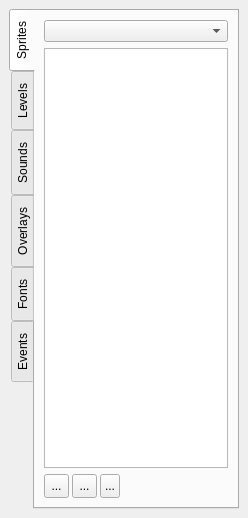
<?xml version="1.0" encoding="UTF-8"?>
<ui version="4.0">
 <class>CToolBoxDock</class>
 <widget class="QDockWidget" name="CToolBoxDock">
  <property name="geometry">
   <rect>
    <x>0</x>
    <y>0</y>
    <width>248</width>
    <height>518</height>
   </rect>
  </property>
  <property name="minimumSize">
   <size>
    <width>169</width>
    <height>224</height>
   </size>
  </property>
  <property name="font">
   <font>
    <kerning>false</kerning>
   </font>
  </property>
  <property name="mouseTracking">
   <bool>false</bool>
  </property>
  <property name="floating">
   <bool>false</bool>
  </property>
  <property name="features">
   <set>QDockWidget::AllDockWidgetFeatures</set>
  </property>
  <property name="windowTitle">
   <string>Builder ToolBox</string>
  </property>
  <widget class="QWidget" name="dockWidgetContents">
   <layout class="QVBoxLayout" name="verticalLayout_2">
    <item>
     <widget class="QTabWidget" name="tabWidget">
      <property name="focusPolicy">
       <enum>Qt::TabFocus</enum>
      </property>
      <property name="contextMenuPolicy">
       <enum>Qt::CustomContextMenu</enum>
      </property>
      <property name="tabPosition">
       <enum>QTabWidget::West</enum>
      </property>
      <property name="currentIndex">
       <number>0</number>
      </property>
      <widget class="QWidget" name="tab_sprites">
       <attribute name="title">
        <string>Sprites</string>
       </attribute>
       <layout class="QVBoxLayout" name="verticalLayout">
        <item>
         <widget class="QComboBox" name="cbFilterSprites"/>
        </item>
        <item>
         <widget class="CWSpriteList" name="treeObjects">
          <property name="toolTip">
           <string>This is a list of all the sprites contained in your game. 
Double-click on the one you want to edit.</string>
          </property>
          <property name="autoFillBackground">
           <bool>false</bool>
          </property>
          <property name="styleSheet">
           <string notr="true">font: 7pt &quot;Arial, Sans Serif&quot;;</string>
          </property>
          <property name="verticalScrollBarPolicy">
           <enum>Qt::ScrollBarAsNeeded</enum>
          </property>
          <property name="horizontalScrollBarPolicy">
           <enum>Qt::ScrollBarAlwaysOff</enum>
          </property>
          <property name="editTriggers">
           <set>QAbstractItemView::NoEditTriggers</set>
          </property>
          <property name="tabKeyNavigation">
           <bool>true</bool>
          </property>
          <property name="dragDropMode">
           <enum>QAbstractItemView::DragOnly</enum>
          </property>
          <property name="alternatingRowColors">
           <bool>true</bool>
          </property>
          <property name="uniformRowHeights">
           <bool>true</bool>
          </property>
          <property name="sortingEnabled">
           <bool>false</bool>
          </property>
          <property name="headerHidden">
           <bool>true</bool>
          </property>
          <attribute name="headerVisible">
           <bool>false</bool>
          </attribute>
          <attribute name="headerDefaultSectionSize">
           <number>150</number>
          </attribute>
          <column>
           <property name="text">
            <string notr="true">1</string>
           </property>
          </column>
         </widget>
        </item>
        <item>
         <widget class="QWidget" name="groupSprites" native="true">
          <property name="minimumSize">
           <size>
            <width>60</width>
            <height>24</height>
           </size>
          </property>
          <widget class="QToolButton" name="btnDeleteSprite">
           <property name="geometry">
            <rect>
             <x>56</x>
             <y>0</y>
             <width>20</width>
             <height>24</height>
            </rect>
           </property>
           <property name="toolTip">
            <string>Delete Sprite</string>
           </property>
           <property name="text">
            <string>...</string>
           </property>
           <property name="icon">
            <iconset resource="lgck-builder.qrc">
             <normaloff>:/images/minus.png</normaloff>:/images/minus.png</iconset>
           </property>
          </widget>
          <widget class="QToolButton" name="btnAddSprite">
           <property name="geometry">
            <rect>
             <x>0</x>
             <y>0</y>
             <width>25</width>
             <height>24</height>
            </rect>
           </property>
           <property name="toolTip">
            <string>Add New Sprite</string>
           </property>
           <property name="text">
            <string>...</string>
           </property>
           <property name="icon">
            <iconset resource="lgck-builder.qrc">
             <normaloff>:/images/plus.png</normaloff>:/images/plus.png</iconset>
           </property>
          </widget>
          <widget class="QToolButton" name="btnCopySprite">
           <property name="geometry">
            <rect>
             <x>28</x>
             <y>0</y>
             <width>25</width>
             <height>24</height>
            </rect>
           </property>
           <property name="toolTip">
            <string>Copy Sprite</string>
           </property>
           <property name="text">
            <string>...</string>
           </property>
           <property name="icon">
            <iconset resource="lgck-builder.qrc">
             <normaloff>:/images/plusplus.png</normaloff>:/images/plusplus.png</iconset>
           </property>
          </widget>
         </widget>
        </item>
       </layout>
      </widget>
      <widget class="QWidget" name="tab_levels">
       <attribute name="title">
        <string>Levels</string>
       </attribute>
       <layout class="QGridLayout" name="gridLayout_5">
        <item row="0" column="0">
         <widget class="QTreeWidget" name="treeLevels">
          <property name="toolTip">
           <string>This is a list of all the levels contained in your game. 
Double-click on the one you want to edit.</string>
          </property>
          <property name="verticalScrollBarPolicy">
           <enum>Qt::ScrollBarAsNeeded</enum>
          </property>
          <property name="horizontalScrollBarPolicy">
           <enum>Qt::ScrollBarAlwaysOff</enum>
          </property>
          <property name="editTriggers">
           <set>QAbstractItemView::NoEditTriggers</set>
          </property>
          <property name="tabKeyNavigation">
           <bool>true</bool>
          </property>
          <property name="alternatingRowColors">
           <bool>true</bool>
          </property>
          <property name="uniformRowHeights">
           <bool>true</bool>
          </property>
          <property name="sortingEnabled">
           <bool>false</bool>
          </property>
          <property name="headerHidden">
           <bool>true</bool>
          </property>
          <attribute name="headerVisible">
           <bool>false</bool>
          </attribute>
          <attribute name="headerDefaultSectionSize">
           <number>150</number>
          </attribute>
          <column>
           <property name="text">
            <string notr="true">1</string>
           </property>
          </column>
         </widget>
        </item>
        <item row="1" column="0">
         <widget class="QWidget" name="groupSounds" native="true">
          <property name="minimumSize">
           <size>
            <width>60</width>
            <height>24</height>
           </size>
          </property>
          <widget class="QToolButton" name="btnDeleteLevel">
           <property name="geometry">
            <rect>
             <x>30</x>
             <y>0</y>
             <width>20</width>
             <height>24</height>
            </rect>
           </property>
           <property name="toolTip">
            <string>Delete Level</string>
           </property>
           <property name="text">
            <string>...</string>
           </property>
           <property name="icon">
            <iconset resource="lgck-builder.qrc">
             <normaloff>:/images/minus.png</normaloff>:/images/minus.png</iconset>
           </property>
          </widget>
          <widget class="QToolButton" name="btnAddLevel">
           <property name="geometry">
            <rect>
             <x>0</x>
             <y>0</y>
             <width>25</width>
             <height>24</height>
            </rect>
           </property>
           <property name="toolTip">
            <string>Add New Level</string>
           </property>
           <property name="text">
            <string>...</string>
           </property>
           <property name="icon">
            <iconset resource="lgck-builder.qrc">
             <normaloff>:/images/plus.png</normaloff>:/images/plus.png</iconset>
           </property>
          </widget>
         </widget>
        </item>
       </layout>
      </widget>
      <widget class="QWidget" name="tab_sounds">
       <attribute name="title">
        <string>Sounds</string>
       </attribute>
       <layout class="QGridLayout" name="gridLayout_7">
        <item row="0" column="0">
         <widget class="QTreeWidget" name="treeSounds">
          <property name="toolTip">
           <string>This is a list of all the sounds contained in your game. 
Double-click on the one you want to edit.</string>
          </property>
          <property name="verticalScrollBarPolicy">
           <enum>Qt::ScrollBarAsNeeded</enum>
          </property>
          <property name="horizontalScrollBarPolicy">
           <enum>Qt::ScrollBarAlwaysOff</enum>
          </property>
          <property name="editTriggers">
           <set>QAbstractItemView::NoEditTriggers</set>
          </property>
          <property name="tabKeyNavigation">
           <bool>true</bool>
          </property>
          <property name="alternatingRowColors">
           <bool>true</bool>
          </property>
          <property name="uniformRowHeights">
           <bool>true</bool>
          </property>
          <property name="sortingEnabled">
           <bool>false</bool>
          </property>
          <property name="headerHidden">
           <bool>true</bool>
          </property>
          <attribute name="headerVisible">
           <bool>false</bool>
          </attribute>
          <attribute name="headerDefaultSectionSize">
           <number>150</number>
          </attribute>
          <column>
           <property name="text">
            <string notr="true">1</string>
           </property>
          </column>
         </widget>
        </item>
        <item row="1" column="0">
         <widget class="QWidget" name="groupSounds_2" native="true">
          <property name="minimumSize">
           <size>
            <width>60</width>
            <height>24</height>
           </size>
          </property>
          <widget class="QToolButton" name="btnDeleteSound">
           <property name="geometry">
            <rect>
             <x>30</x>
             <y>0</y>
             <width>20</width>
             <height>24</height>
            </rect>
           </property>
           <property name="acceptDrops">
            <bool>false</bool>
           </property>
           <property name="toolTip">
            <string>Delete Sound</string>
           </property>
           <property name="text">
            <string>...</string>
           </property>
           <property name="icon">
            <iconset resource="lgck-builder.qrc">
             <normaloff>:/images/minus.png</normaloff>:/images/minus.png</iconset>
           </property>
          </widget>
          <widget class="QToolButton" name="btnAddSound">
           <property name="geometry">
            <rect>
             <x>0</x>
             <y>0</y>
             <width>25</width>
             <height>24</height>
            </rect>
           </property>
           <property name="toolTip">
            <string>Add New Sound</string>
           </property>
           <property name="text">
            <string>...</string>
           </property>
           <property name="icon">
            <iconset resource="lgck-builder.qrc">
             <normaloff>:/images/plus.png</normaloff>:/images/plus.png</iconset>
           </property>
          </widget>
         </widget>
        </item>
       </layout>
      </widget>
      <widget class="QWidget" name="tabDisplays">
       <property name="layoutDirection">
        <enum>Qt::LeftToRight</enum>
       </property>
       <attribute name="title">
        <string>Overlays</string>
       </attribute>
       <layout class="QGridLayout" name="gridLayout_11">
        <item row="0" column="0">
         <widget class="QTreeWidget" name="treeDisplays">
          <property name="contextMenuPolicy">
           <enum>Qt::CustomContextMenu</enum>
          </property>
          <property name="toolTip">
           <string>This is a list of all the overlays contained in your game. 
Double-click on the one you want to edit.</string>
          </property>
          <property name="layoutDirection">
           <enum>Qt::LeftToRight</enum>
          </property>
          <property name="verticalScrollBarPolicy">
           <enum>Qt::ScrollBarAsNeeded</enum>
          </property>
          <property name="horizontalScrollBarPolicy">
           <enum>Qt::ScrollBarAlwaysOff</enum>
          </property>
          <property name="editTriggers">
           <set>QAbstractItemView::NoEditTriggers</set>
          </property>
          <property name="tabKeyNavigation">
           <bool>true</bool>
          </property>
          <property name="alternatingRowColors">
           <bool>true</bool>
          </property>
          <property name="uniformRowHeights">
           <bool>true</bool>
          </property>
          <property name="sortingEnabled">
           <bool>false</bool>
          </property>
          <property name="headerHidden">
           <bool>true</bool>
          </property>
          <attribute name="headerVisible">
           <bool>false</bool>
          </attribute>
          <attribute name="headerDefaultSectionSize">
           <number>150</number>
          </attribute>
          <column>
           <property name="text">
            <string notr="true">1</string>
           </property>
          </column>
         </widget>
        </item>
        <item row="1" column="0">
         <widget class="QWidget" name="groupDisplays" native="true">
          <property name="minimumSize">
           <size>
            <width>60</width>
            <height>24</height>
           </size>
          </property>
          <widget class="QToolButton" name="btnDeleteDisplay">
           <property name="geometry">
            <rect>
             <x>30</x>
             <y>0</y>
             <width>20</width>
             <height>24</height>
            </rect>
           </property>
           <property name="toolTip">
            <string>Delete Display</string>
           </property>
           <property name="text">
            <string>...</string>
           </property>
           <property name="icon">
            <iconset resource="lgck-builder.qrc">
             <normaloff>:/images/minus.png</normaloff>:/images/minus.png</iconset>
           </property>
          </widget>
          <widget class="QToolButton" name="btnAddDisplay">
           <property name="geometry">
            <rect>
             <x>0</x>
             <y>0</y>
             <width>25</width>
             <height>24</height>
            </rect>
           </property>
           <property name="toolTip">
            <string>Add New Display</string>
           </property>
           <property name="text">
            <string>...</string>
           </property>
           <property name="icon">
            <iconset resource="lgck-builder.qrc">
             <normaloff>:/images/plus.png</normaloff>:/images/plus.png</iconset>
           </property>
          </widget>
         </widget>
        </item>
       </layout>
      </widget>
      <widget class="QWidget" name="tabFonts">
       <property name="layoutDirection">
        <enum>Qt::LeftToRight</enum>
       </property>
       <attribute name="title">
        <string>Fonts</string>
       </attribute>
       <layout class="QGridLayout" name="gridLayout_13">
        <item row="0" column="0">
         <widget class="QTreeWidget" name="treeFonts">
          <property name="contextMenuPolicy">
           <enum>Qt::CustomContextMenu</enum>
          </property>
          <property name="toolTip">
           <string>This is a list of all the fonts contained in your game. 
Double-click on the one you want to edit.</string>
          </property>
          <property name="layoutDirection">
           <enum>Qt::LeftToRight</enum>
          </property>
          <property name="verticalScrollBarPolicy">
           <enum>Qt::ScrollBarAsNeeded</enum>
          </property>
          <property name="horizontalScrollBarPolicy">
           <enum>Qt::ScrollBarAlwaysOff</enum>
          </property>
          <property name="editTriggers">
           <set>QAbstractItemView::NoEditTriggers</set>
          </property>
          <property name="tabKeyNavigation">
           <bool>true</bool>
          </property>
          <property name="alternatingRowColors">
           <bool>true</bool>
          </property>
          <property name="uniformRowHeights">
           <bool>true</bool>
          </property>
          <property name="sortingEnabled">
           <bool>false</bool>
          </property>
          <property name="headerHidden">
           <bool>true</bool>
          </property>
          <attribute name="headerVisible">
           <bool>false</bool>
          </attribute>
          <attribute name="headerDefaultSectionSize">
           <number>150</number>
          </attribute>
          <column>
           <property name="text">
            <string notr="true">1</string>
           </property>
          </column>
         </widget>
        </item>
        <item row="1" column="0">
         <widget class="QWidget" name="groupFonts" native="true">
          <property name="minimumSize">
           <size>
            <width>60</width>
            <height>24</height>
           </size>
          </property>
          <widget class="QToolButton" name="btnDeleteFont">
           <property name="geometry">
            <rect>
             <x>30</x>
             <y>0</y>
             <width>20</width>
             <height>24</height>
            </rect>
           </property>
           <property name="toolTip">
            <string>Delete Font</string>
           </property>
           <property name="text">
            <string>...</string>
           </property>
           <property name="icon">
            <iconset resource="lgck-builder.qrc">
             <normaloff>:/images/minus.png</normaloff>:/images/minus.png</iconset>
           </property>
          </widget>
          <widget class="QToolButton" name="btnAddFont">
           <property name="geometry">
            <rect>
             <x>0</x>
             <y>0</y>
             <width>25</width>
             <height>24</height>
            </rect>
           </property>
           <property name="toolTip">
            <string>Add New Font</string>
           </property>
           <property name="text">
            <string>...</string>
           </property>
           <property name="icon">
            <iconset resource="lgck-builder.qrc">
             <normaloff>:/images/plus.png</normaloff>:/images/plus.png</iconset>
           </property>
          </widget>
         </widget>
        </item>
       </layout>
      </widget>
      <widget class="QWidget" name="tabEvents">
       <attribute name="title">
        <string>Events</string>
       </attribute>
       <layout class="QVBoxLayout" name="verticalLayout_3">
        <item>
         <widget class="QTreeWidget" name="treeEvents">
          <property name="contextMenuPolicy">
           <enum>Qt::CustomContextMenu</enum>
          </property>
          <property name="toolTip">
           <string>This is a list of all the events contained in your game. 
Double-click on the one you want to edit.</string>
          </property>
          <property name="verticalScrollBarPolicy">
           <enum>Qt::ScrollBarAsNeeded</enum>
          </property>
          <property name="horizontalScrollBarPolicy">
           <enum>Qt::ScrollBarAlwaysOff</enum>
          </property>
          <property name="editTriggers">
           <set>QAbstractItemView::NoEditTriggers</set>
          </property>
          <property name="tabKeyNavigation">
           <bool>true</bool>
          </property>
          <property name="alternatingRowColors">
           <bool>true</bool>
          </property>
          <property name="uniformRowHeights">
           <bool>true</bool>
          </property>
          <property name="sortingEnabled">
           <bool>false</bool>
          </property>
          <property name="headerHidden">
           <bool>true</bool>
          </property>
          <attribute name="headerVisible">
           <bool>false</bool>
          </attribute>
          <attribute name="headerDefaultSectionSize">
           <number>150</number>
          </attribute>
          <column>
           <property name="text">
            <string notr="true">1</string>
           </property>
          </column>
         </widget>
        </item>
        <item>
         <widget class="QWidget" name="groupSounds_3" native="true">
          <property name="minimumSize">
           <size>
            <width>60</width>
            <height>24</height>
           </size>
          </property>
          <widget class="QToolButton" name="btnClearAll">
           <property name="geometry">
            <rect>
             <x>0</x>
             <y>0</y>
             <width>90</width>
             <height>23</height>
            </rect>
           </property>
           <property name="toolTip">
            <string>Clear all events</string>
           </property>
           <property name="text">
            <string>Clear All</string>
           </property>
          </widget>
         </widget>
        </item>
       </layout>
      </widget>
     </widget>
    </item>
   </layout>
  </widget>
 </widget>
 <customwidgets>
  <customwidget>
   <class>CWSpriteList</class>
   <extends>QTreeWidget</extends>
   <header location="global">WSpriteList.h</header>
  </customwidget>
 </customwidgets>
 <resources>
  <include location="lgck-builder.qrc"/>
 </resources>
 <connections/>
</ui>
